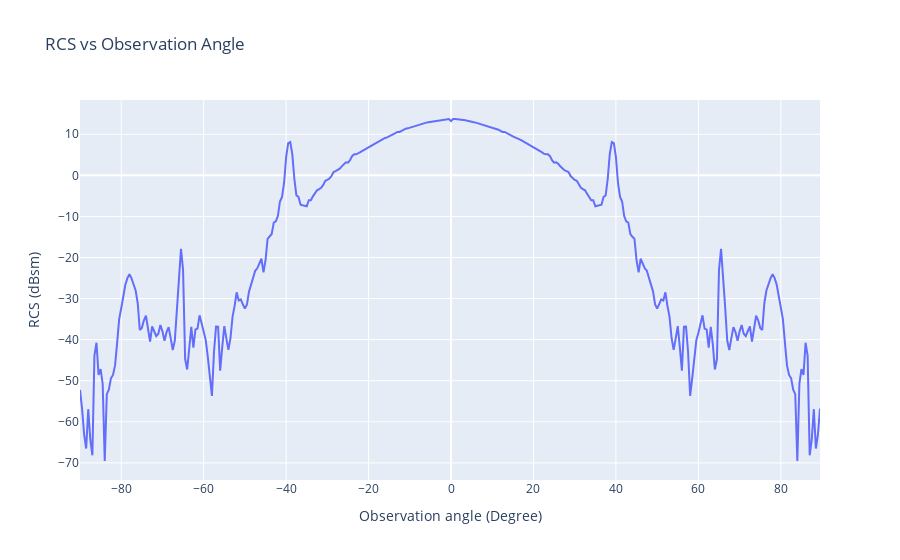

Notebook source saved alongside this figure:
### Code cell
fig = go.Figure()

fig.add_trace(go.Scatter(x=phi, y=rcs))

fig.update_layout(
    title='RCS vs Observation Angle',
    yaxis=dict(title='RCS (dBsm)'),
    xaxis=dict(title='Observation angle (Degree)', dtick=20),
)

# uncomment this to display interactive plot
fig.show()

# display static image to reduce size on radarsimx.com
# img_bytes = fig.to_image(format="jpg", scale=2)
# display(Image(img_bytes))

### Figure 1 — Plotly figure (JSON) as saved in the notebook; plotly's stock layout.template omitted (floating-point values rounded to 4 significant figures; data arrays with more than 128 entries replaced by an {"elided": "..."} marker saying what was removed)
{"data": [{"type": "scatter", "x": {"elided": "360 float values"}, "y": {"elided": "360 float values"}}], "layout": {"title": {"text": "RCS vs Observation Angle"}, "xaxis": {"dtick": 20, "title": {"text": "Observation angle (Degree)"}}, "yaxis": {"title": {"text": "RCS (dBsm)"}}}}
